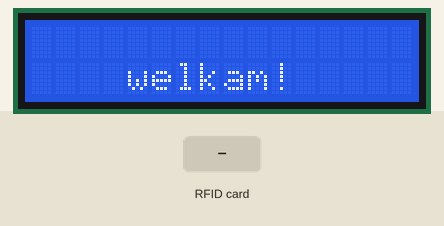
The sketch below on a simulated Arduino Uno, built with avr-gcc and run on an emulated ATmega328P. Parts: 16×2 character LCD. The inputs (shaded band) are chosen by the test bench. What the sketch prints to the serial monitor is not drawn.

Above: at 1.3 s.
1.4 s: RFID card 5E 7A 19 C4 held to the reader
At 2.6 s:
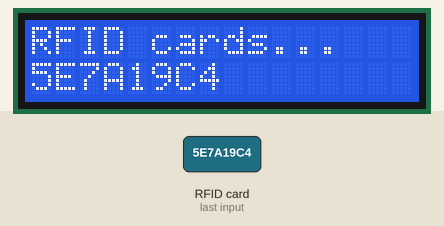
At 5.2 s:
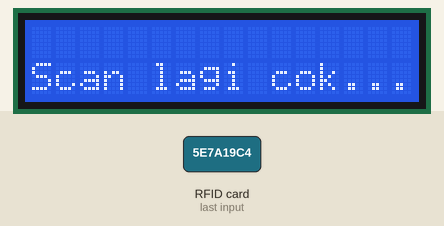
Timing chart, 0 to 6.7 s (numbered marks = the images above; inputs shaded):
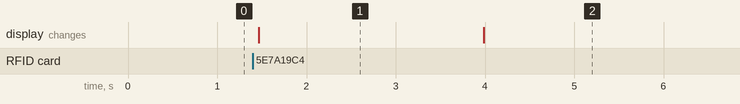

The sketch:

main.ino
```cpp
#include <SPI.h>
#include <MFRC522.h>
#include <LiquidCrystal_I2C.h>

#define RST_PIN 9    // Define pin RST (Reset)
#define SS_PIN 10    // Define pin SDA (Serial Data)

MFRC522 mfrc522(SS_PIN, RST_PIN);  // Create MFRC522 instance
LiquidCrystal_I2C lcd(0x27, 16, 2);

void setup() {
  Serial.begin(9600);      // Initialize serial communication
  SPI.begin();              // Initialize SPI communication
  mfrc522.PCD_Init();       // Initialize MFRC522
  lcd.init();               // Initialize LCD
  lcd.backlight();          // Turn on the backlight
  lcd.setCursor(4, 1);      // Set cursor to the second row
  lcd.print("welkam!");
}

void loop() {
  // Check if a card is present
  if (mfrc522.PICC_IsNewCardPresent()) {
    lcd.clear(); // Clear the LCD display
    lcd.print("RFID cards...");

    // Read the card's UID
    if (mfrc522.PICC_ReadCardSerial()) {
      Serial.print("UID: ");

      // Clear the second line on LCD
      lcd.setCursor(0, 1);
      lcd.print("                "); // Clear the line with spaces

      // Print UID on LCD
      lcd.setCursor(0, 1);
      for (byte i = 0; i < mfrc522.uid.size; i++) {
        Serial.print(mfrc522.uid.uidByte[i], HEX);
        lcd.print(mfrc522.uid.uidByte[i] < 0x10 ? "0" : ""); // Add leading 0 for single digit HEX values
        lcd.print(mfrc522.uid.uidByte[i], HEX);
        Serial.print(" ");
      }
      mfrc522.PICC_HaltA(); // Halt card
      delay(2500); // Delay to display UID
      lcd.clear(); // Clear the LCD display
      lcd.setCursor(0, 1); // Set cursor to the second row
      lcd.print("Scan lagi cok...");
    }
  }
}
```

Measured:
- after the input at 1.4 s, the display: changes after 0.07 s (image 1)
- what the display in image 1 shows lasts 2.5 s, from 1.5 s to 4.0 s
